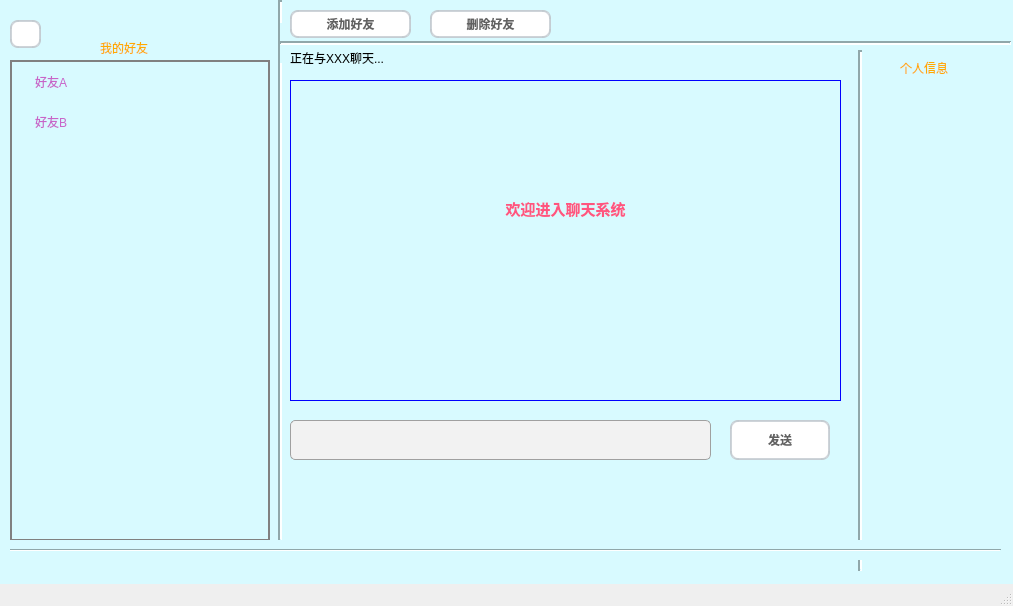
<?xml version="1.0" encoding="UTF-8"?>
<ui version="4.0">
 <class>MainWindow</class>
 <widget class="QMainWindow" name="MainWindow">
  <property name="geometry">
   <rect>
    <x>0</x>
    <y>0</y>
    <width>1013</width>
    <height>606</height>
   </rect>
  </property>
  <property name="windowTitle">
   <string>聊天系统</string>
  </property>
  <widget class="QWidget" name="centralwidget">
   <property name="styleSheet">
    <string notr="true">background-color: rgb(216, 250, 255);</string>
   </property>
   <widget class="QListWidget" name="firend_list">
    <property name="geometry">
     <rect>
      <x>10</x>
      <y>60</y>
      <width>260</width>
      <height>481</height>
     </rect>
    </property>
    <property name="styleSheet">
     <string notr="true">QListWidget
{
    color:rgb(200,200,200);
    border:2px solid gray;
  
}
/**列表项*/
QListWidget::item
{
    color:rgb(200,100,200);
    height:40px;
    padding-left:20px;
    border:0px solid gray;
}
/**列表项扫过*/
QListWidget::item:hover
{
    color:rgb(235,225,255);
   
}
/**列表项选中*/
QListWidget::item::selected:active
{ 
    color:black;
    border-width:0;
}
QListWidget::item:selected
{
    color:green;
    border-width:0;
}
</string>
    </property>
    <item>
     <property name="text">
      <string>好友A</string>
     </property>
    </item>
    <item>
     <property name="text">
      <string>好友B</string>
     </property>
    </item>
   </widget>
   <widget class="QTextBrowser" name="all_chat_text">
    <property name="geometry">
     <rect>
      <x>290</x>
      <y>80</y>
      <width>551</width>
      <height>321</height>
     </rect>
    </property>
    <property name="styleSheet">
     <string notr="true">border:1px solid blue;</string>
    </property>
    <property name="verticalScrollBarPolicy">
     <enum>Qt::ScrollBarAlwaysOff</enum>
    </property>
    <property name="html">
     <string>&lt;!DOCTYPE HTML PUBLIC &quot;-//W3C//DTD HTML 4.0//EN&quot; &quot;http://www.w3.org/TR/REC-html40/strict.dtd&quot;&gt;
&lt;html&gt;&lt;head&gt;&lt;meta name=&quot;qrichtext&quot; content=&quot;1&quot; /&gt;&lt;style type=&quot;text/css&quot;&gt;
p, li { white-space: pre-wrap; }
&lt;/style&gt;&lt;/head&gt;&lt;body style=&quot; font-family:'SimSun'; font-size:9pt; font-weight:400; font-style:normal;&quot;&gt;
&lt;p align=&quot;center&quot; style=&quot;-qt-paragraph-type:empty; margin-top:12px; margin-bottom:12px; margin-left:0px; margin-right:0px; -qt-block-indent:0; text-indent:0px;&quot;&gt;&lt;br /&gt;&lt;/p&gt;
&lt;p align=&quot;center&quot; style=&quot;-qt-paragraph-type:empty; margin-top:12px; margin-bottom:12px; margin-left:0px; margin-right:0px; -qt-block-indent:0; text-indent:0px; font-size:11pt; font-weight:600;&quot;&gt;&lt;br /&gt;&lt;/p&gt;
&lt;p align=&quot;center&quot; style=&quot;-qt-paragraph-type:empty; margin-top:12px; margin-bottom:12px; margin-left:0px; margin-right:0px; -qt-block-indent:0; text-indent:0px; font-size:11pt; font-weight:600;&quot;&gt;&lt;br /&gt;&lt;/p&gt;
&lt;p align=&quot;center&quot; style=&quot;-qt-paragraph-type:empty; margin-top:12px; margin-bottom:12px; margin-left:0px; margin-right:0px; -qt-block-indent:0; text-indent:0px;&quot;&gt;&lt;br /&gt;&lt;/p&gt;
&lt;p align=&quot;center&quot; style=&quot; margin-top:12px; margin-bottom:12px; margin-left:0px; margin-right:0px; -qt-block-indent:0; text-indent:0px;&quot;&gt;&lt;span style=&quot; font-size:11pt; font-weight:600; color:#ff557f;&quot;&gt;欢迎进入聊天系统&lt;/span&gt;&lt;/p&gt;&lt;/body&gt;&lt;/html&gt;</string>
    </property>
   </widget>
   <widget class="Line" name="line">
    <property name="geometry">
     <rect>
      <x>270</x>
      <y>0</y>
      <width>20</width>
      <height>541</height>
     </rect>
    </property>
    <property name="styleSheet">
     <string notr="true">color: rgb(255, 255, 255);</string>
    </property>
    <property name="lineWidth">
     <number>2</number>
    </property>
    <property name="orientation">
     <enum>Qt::Vertical</enum>
    </property>
   </widget>
   <widget class="QLabel" name="label">
    <property name="geometry">
     <rect>
      <x>100</x>
      <y>40</y>
      <width>72</width>
      <height>15</height>
     </rect>
    </property>
    <property name="font">
     <font>
      <family>楷体</family>
      <pointsize>9</pointsize>
      <weight>50</weight>
      <italic>false</italic>
      <bold>false</bold>
     </font>
    </property>
    <property name="styleSheet">
     <string notr="true">color: rgb(255, 170, 0);
font: 9pt &quot;楷体&quot;;</string>
    </property>
    <property name="text">
     <string>我的好友</string>
    </property>
   </widget>
   <widget class="Line" name="line_2">
    <property name="geometry">
     <rect>
      <x>280</x>
      <y>23</y>
      <width>731</width>
      <height>40</height>
     </rect>
    </property>
    <property name="font">
     <font>
      <weight>50</weight>
      <bold>false</bold>
     </font>
    </property>
    <property name="styleSheet">
     <string notr="true">color: rgb(255, 255, 255);</string>
    </property>
    <property name="lineWidth">
     <number>2</number>
    </property>
    <property name="orientation">
     <enum>Qt::Horizontal</enum>
    </property>
   </widget>
   <widget class="QPushButton" name="add_friend_button">
    <property name="geometry">
     <rect>
      <x>290</x>
      <y>10</y>
      <width>121</width>
      <height>28</height>
     </rect>
    </property>
    <property name="styleSheet">
     <string notr="true">QPushButton{
    padding: 5px 25px;
    border-style: solid;
    border-top-color: qlineargradient(spread:pad, x1:0, y1:0, x2:0, y2:1, stop:0 #c1c9cf, stop:1 #d2d8dd);
    border-right-color: qlineargradient(spread:pad, x1:1, y1:0, x2:0, y2:0, stop:0 #c1c9cf, stop:1 #d2d8dd);
    border-bottom-color: qlineargradient(spread:pad, x1:0, y1:1, x2:0, y2:0, stop:0 #c1c9cf, stop:1 #d2d8dd);
    border-left-color: qlineargradient(spread:pad, x1:0, y1:0, x2:1, y2:0, stop:0 #c1c9cf, stop:1 #d2d8dd);
    border-width: 2px;
    border-radius: 8px;
    color: #616161;
    font-weight: bold;
	background-color: rgb(255, 255, 255);
	
	
	
}
QPushButton::default, QToolButton::default, QCommandLinkButton::default{
    border: 2px solid transparent;
    color: #FFFFFF;
    background-color: qlineargradient(spread:pad, x1:0.5, y1:0, x2:0.5, y2:1, stop:0 #84afe5, stop:1 #1168e4);
}
QPushButton:hover, QToolButton:hover, QCommandLinkButton:hover{
    
	color: rgb(255, 79, 147);
}
QPushButton:pressed, QToolButton:pressed, QCommandLinkButton:pressed{
    color: #aeaeae;
    background-color:grey;
}</string>
    </property>
    <property name="text">
     <string>添加好友</string>
    </property>
   </widget>
   <widget class="QPushButton" name="send_button">
    <property name="geometry">
     <rect>
      <x>730</x>
      <y>420</y>
      <width>100</width>
      <height>40</height>
     </rect>
    </property>
    <property name="styleSheet">
     <string notr="true">QPushButton{
    padding: 5px 25px;
    border-style: solid;
    border-top-color: qlineargradient(spread:pad, x1:0, y1:0, x2:0, y2:1, stop:0 #c1c9cf, stop:1 #d2d8dd);
    border-right-color: qlineargradient(spread:pad, x1:1, y1:0, x2:0, y2:0, stop:0 #c1c9cf, stop:1 #d2d8dd);
    border-bottom-color: qlineargradient(spread:pad, x1:0, y1:1, x2:0, y2:0, stop:0 #c1c9cf, stop:1 #d2d8dd);
    border-left-color: qlineargradient(spread:pad, x1:0, y1:0, x2:1, y2:0, stop:0 #c1c9cf, stop:1 #d2d8dd);
    border-width: 2px;
    border-radius: 8px;
    color: #616161;
    font-weight: bold;
	background-color: rgb(255, 255, 255);
	
	
	
}
QPushButton::default, QToolButton::default, QCommandLinkButton::default{
    border: 2px solid transparent;
    color: #FFFFFF;
    background-color: qlineargradient(spread:pad, x1:0.5, y1:0, x2:0.5, y2:1, stop:0 #84afe5, stop:1 #1168e4);
}
QPushButton:hover, QToolButton:hover, QCommandLinkButton:hover{
    
	color: rgb(255, 79, 147);
}
QPushButton:pressed, QToolButton:pressed, QCommandLinkButton:pressed{
    color: #aeaeae;
    background-color:grey;
}</string>
    </property>
    <property name="text">
     <string>发送</string>
    </property>
   </widget>
   <widget class="QTextEdit" name="chat_data_text">
    <property name="geometry">
     <rect>
      <x>290</x>
      <y>420</y>
      <width>421</width>
      <height>40</height>
     </rect>
    </property>
    <property name="styleSheet">
     <string notr="true">QTextEdit {
	border: 1px solid #A0A0A0; /* 边框宽度为1px，颜色为#A0A0A0 */
	border-radius: 5px; /* 边框圆角 */
	padding-left: 5px; /* 文本距离左边界有5px */
	background-color: #F2F2F2; /* 背景颜色 */
	color: #A0A0A0; /* 文本颜色 */
	selection-background-color: #A0A0A0; /* 选中文本的背景颜色 */
	selection-color: #F2F2F2; /* 选中文本的颜色 */
	font-family: &quot;Microsoft YaHei&quot;; /* 文本字体族 */
	font-size: 10pt; /* 文本字体大小 */
}

QTextEdit:hover { /* 鼠标悬浮在QLineEdit时的状态 */
	border: 2px solid #298DFF;
	border-radius: 5px;
	background-color: #F2F2F2;
	color: #298DFF;
	selection-background-color: #298DFF;
	selection-color: #F2F2F2;
}

QTextEdit[echoMode=&quot;2&quot;] { /* QLineEdit有输入掩码时的状态 */
	lineedit-password-character: 9679;
	lineedit-password-mask-delay: 2000;
}
</string>
    </property>
   </widget>
   <widget class="QLabel" name="chat_with_who_notice">
    <property name="geometry">
     <rect>
      <x>290</x>
      <y>50</y>
      <width>341</width>
      <height>16</height>
     </rect>
    </property>
    <property name="styleSheet">
     <string notr="true">color: qlineargradient(spread:pad, x1:0, y1:0, x2:1, y2:0, stop:0 rgba(245, 224, 176, 255), stop:0.09 rgba(246, 189, 237, 255), stop:0.14 rgba(194, 207, 246, 255), stop:0.19 rgba(184, 160, 168, 255), stop:0.25 rgba(171, 186, 248, 255), stop:0.32 rgba(243, 248, 224, 255), stop:0.385 rgba(249, 162, 183, 255), stop:0.47 rgba(100, 115, 124, 255), stop:0.58 rgba(251, 205, 202, 255), stop:0.65 rgba(170, 128, 185, 255), stop:0.75 rgba(252, 222, 204, 255), stop:0.805 rgba(206, 122, 218, 255), stop:0.86 rgba(254, 223, 175, 255), stop:0.91 rgba(254, 236, 244, 255), stop:1 rgba(255, 191, 221, 255));</string>
    </property>
    <property name="text">
     <string>正在与XXX聊天...</string>
    </property>
   </widget>
   <widget class="Line" name="line_3">
    <property name="geometry">
     <rect>
      <x>850</x>
      <y>50</y>
      <width>20</width>
      <height>521</height>
     </rect>
    </property>
    <property name="lineWidth">
     <number>2</number>
    </property>
    <property name="orientation">
     <enum>Qt::Vertical</enum>
    </property>
   </widget>
   <widget class="QLabel" name="label_3">
    <property name="geometry">
     <rect>
      <x>900</x>
      <y>60</y>
      <width>72</width>
      <height>15</height>
     </rect>
    </property>
    <property name="styleSheet">
     <string notr="true">color: rgb(255, 170, 0);
font: 9pt &quot;楷体&quot;;</string>
    </property>
    <property name="text">
     <string>个人信息</string>
    </property>
   </widget>
   <widget class="Line" name="line_4">
    <property name="geometry">
     <rect>
      <x>10</x>
      <y>540</y>
      <width>991</width>
      <height>20</height>
     </rect>
    </property>
    <property name="orientation">
     <enum>Qt::Horizontal</enum>
    </property>
   </widget>
   <widget class="QLabel" name="images_label">
    <property name="geometry">
     <rect>
      <x>891</x>
      <y>140</y>
      <width>91</width>
      <height>91</height>
     </rect>
    </property>
    <property name="text">
     <string/>
    </property>
   </widget>
   <widget class="QLabel" name="info_label">
    <property name="geometry">
     <rect>
      <x>870</x>
      <y>240</y>
      <width>131</width>
      <height>111</height>
     </rect>
    </property>
    <property name="styleSheet">
     <string notr="true">color: rgb(255, 170, 0);
font: 9pt &quot;楷体&quot;;</string>
    </property>
    <property name="text">
     <string/>
    </property>
    <property name="wordWrap">
     <bool>true</bool>
    </property>
   </widget>
   <widget class="QPushButton" name="friend_list_update">
    <property name="geometry">
     <rect>
      <x>10</x>
      <y>20</y>
      <width>31</width>
      <height>28</height>
     </rect>
    </property>
    <property name="styleSheet">
     <string notr="true">QPushButton{
    padding: 5px 25px;
    border-style: solid;
    border-top-color: qlineargradient(spread:pad, x1:0, y1:0, x2:0, y2:1, stop:0 #c1c9cf, stop:1 #d2d8dd);
    border-right-color: qlineargradient(spread:pad, x1:1, y1:0, x2:0, y2:0, stop:0 #c1c9cf, stop:1 #d2d8dd);
    border-bottom-color: qlineargradient(spread:pad, x1:0, y1:1, x2:0, y2:0, stop:0 #c1c9cf, stop:1 #d2d8dd);
    border-left-color: qlineargradient(spread:pad, x1:0, y1:0, x2:1, y2:0, stop:0 #c1c9cf, stop:1 #d2d8dd);
    border-width: 2px;
    border-radius: 8px;
    color: #616161;
    font-weight: bold;
	background-color: rgb(255, 255, 255);
	
	
	
}
QPushButton::default, QToolButton::default, QCommandLinkButton::default{
    border: 2px solid transparent;
    color: #FFFFFF;
    background-color: qlineargradient(spread:pad, x1:0.5, y1:0, x2:0.5, y2:1, stop:0 #84afe5, stop:1 #1168e4);
}
QPushButton:hover, QToolButton:hover, QCommandLinkButton:hover{
    
	color: rgb(255, 79, 147);
}
QPushButton:pressed, QToolButton:pressed, QCommandLinkButton:pressed{
    color: #aeaeae;
    background-color:grey;
}</string>
    </property>
    <property name="text">
     <string/>
    </property>
   </widget>
   <widget class="QPushButton" name="delete_friend_button">
    <property name="geometry">
     <rect>
      <x>430</x>
      <y>10</y>
      <width>121</width>
      <height>28</height>
     </rect>
    </property>
    <property name="styleSheet">
     <string notr="true">QPushButton{
    padding: 5px 25px;
    border-style: solid;
    border-top-color: qlineargradient(spread:pad, x1:0, y1:0, x2:0, y2:1, stop:0 #c1c9cf, stop:1 #d2d8dd);
    border-right-color: qlineargradient(spread:pad, x1:1, y1:0, x2:0, y2:0, stop:0 #c1c9cf, stop:1 #d2d8dd);
    border-bottom-color: qlineargradient(spread:pad, x1:0, y1:1, x2:0, y2:0, stop:0 #c1c9cf, stop:1 #d2d8dd);
    border-left-color: qlineargradient(spread:pad, x1:0, y1:0, x2:1, y2:0, stop:0 #c1c9cf, stop:1 #d2d8dd);
    border-width: 2px;
    border-radius: 8px;
    color: #616161;
    font-weight: bold;
	background-color: rgb(255, 255, 255);
	
	
	
}
QPushButton::default, QToolButton::default, QCommandLinkButton::default{
    border: 2px solid transparent;
    color: #FFFFFF;
    background-color: qlineargradient(spread:pad, x1:0.5, y1:0, x2:0.5, y2:1, stop:0 #84afe5, stop:1 #1168e4);
}
QPushButton:hover, QToolButton:hover, QCommandLinkButton:hover{
    
	color: rgb(255, 79, 147);
}
QPushButton:pressed, QToolButton:pressed, QCommandLinkButton:pressed{
    color: #aeaeae;
    background-color:grey;
}</string>
    </property>
    <property name="text">
     <string>删除好友</string>
    </property>
   </widget>
  </widget>
  <widget class="QMenuBar" name="menubar">
   <property name="geometry">
    <rect>
     <x>0</x>
     <y>0</y>
     <width>1013</width>
     <height>26</height>
    </rect>
   </property>
  </widget>
  <widget class="QStatusBar" name="statusbar"/>
 </widget>
 <resources/>
 <connections/>
</ui>
